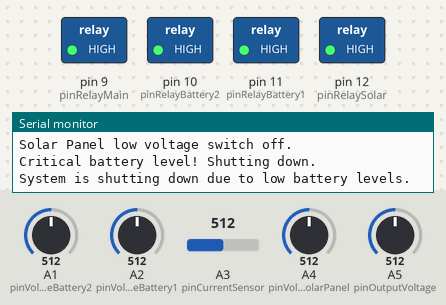
Recording of a sketch running on a simulated Arduino Uno, built with avr-gcc and run on an emulated ATmega328P. Shown: switched loads named in the sketch (green lamp = pin HIGH), the last lines printed to the serial monitor. Inputs (shaded band) come from the test bench; at power-on: A1 (pinVoltageBattery2) = 512, A2 (pinVoltageBattery1) = 512, A5 (pinOutputVoltage) = 512, A3 (pinCurrentSensor) = 512, A4 (pinVoltageSolarPanel) = 512.

Above: at 1.3 s.
1.4 s: A1 (pinVoltageBattery2) set to 724
4.9 s: A1 (pinVoltageBattery2) set to 754
At 6.52 s:
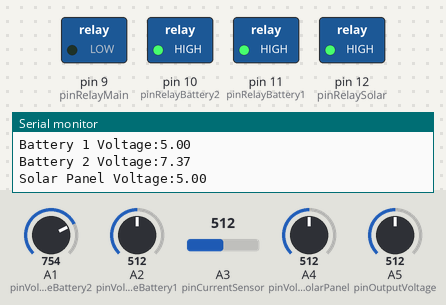
At 7.3 s:
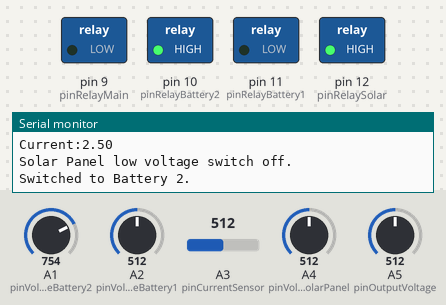
8.4 s: A2 (pinVoltageBattery1) set to 729
11.9 s: A2 (pinVoltageBattery1) set to 746
At 13.4 s:
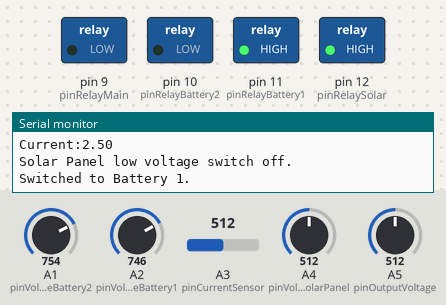
15.4 s: A5 (pinOutputVoltage) set to 522
18.9 s: A5 (pinOutputVoltage) set to 548
Timing chart, 0 to 21.9 s (numbered marks = the images above; inputs shaded):
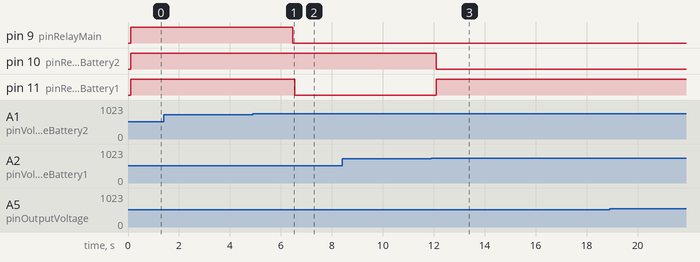

The sketch:

systems_zyvlenia.ino
```cpp
const int pinVoltageBattery1 = A2; // Напруга батареї 1
const int pinVoltageBattery2 = A1; // Напруга батареї 2
const int pinVoltageSolarPanel = A4; // Напруга сонячної панелі
const int pinCurrentSensor = A3; // Датчик струму
const int pinOutputVoltage = A5; // Вихідна напруга перед DC-DC

// Піни для керування реле або MOSFET
const int pinRelaySolar = 12; // Управління реле сонячної панелі PB4
const int pinRelayBattery1 = 11; // Управління реле батареї 1 PB3
const int pinRelayBattery2 = 10; // Управління реле батареї 2 PB2
const int pinRelayMain = 9;

// Порогові значення
const float minBatteryVoltage = 7.2; // Мінімальна допустима напруга батареї
const float maxBatteryVoltage = 8.4; // Максимальна напруга заряду батареї
const float minSolarVoltage = 7; // Мінімальна напруга сонячної панелі для використання
const float maxSolarVoltage = 9;
const float outputVoltageThresholdLow = 4.8; // Мінімальний рівень вихідної напруги
const float outputVoltageThresholdHigh = 5.2; // Максимальний рівень вихідної напруги

int charge = 0;
const int ON = 0;
const int OFF = 1;

void setup() {
  // Ініціалізація серійного порту для моніторингу
  Serial.begin(9600);

  Serial.print("RAW ADC1:"); Serial.println(analogRead(pinVoltageBattery1));
  Serial.print("RAW ADC2:"); Serial.println(analogRead(pinVoltageBattery2));
  Serial.print("RAW ADC3:"); Serial.println(analogRead(pinVoltageSolarPanel));
  Serial.print("RAW ADC4:"); Serial.println(analogRead(pinCurrentSensor));
  Serial.print("RAW ADC5:"); Serial.println(analogRead(pinOutputVoltage));
  delay(100);


  // Налаштування пінів реле як виходів
  pinMode(pinRelaySolar, OUTPUT);
  pinMode(pinRelayBattery1, OUTPUT);
  pinMode(pinRelayBattery2, OUTPUT);
  pinMode(pinRelayMain, OUTPUT);

  // Відключаємо все реле на старті
  digitalWrite(pinRelaySolar, OFF);
  digitalWrite(pinRelayBattery1, OFF);
  digitalWrite(pinRelayBattery2, OFF);
  digitalWrite(pinRelayMain, OFF);
  delay(1);
}

void loop() {
  // Зчитування значень напруги та струму
  float voltageBattery1 = readVoltage(pinVoltageBattery1);
  float voltageBattery2 = readVoltage(pinVoltageBattery2);
  float solarPanelVoltage = readVoltage(pinVoltageSolarPanel);
  float outputVoltage = readVoltage(pinOutputVoltage);
  float current = readCurrent(pinCurrentSensor);

  // Управління основним реле
  if (voltageBattery1 <= minBatteryVoltage and voltageBattery2 <= minBatteryVoltage and solarPanelVoltage <= minSolarVoltage) {
    digitalWrite(pinRelayMain, OFF);
  } else {
    digitalWrite(pinRelayMain, ON);
  }

  // Виведення значень на серійний монітор
  Serial.print("Battery 1 Voltage:"); Serial.println(voltageBattery1);
  Serial.print("Battery 2 Voltage:"); Serial.println(voltageBattery2);
  Serial.print("Solar Panel Voltage:"); Serial.println(solarPanelVoltage);
  Serial.print("Output Voltage:"); Serial.println(outputVoltage);
  Serial.print("Current:"); Serial.println(current);


  // Заряджання батарей за наявності сонячної енергії
  if (solarPanelVoltage > maxBatteryVoltage) {
    if (voltageBattery1 < maxBatteryVoltage) {
      chargeBattery(1);
      charge = 1;
    } else if (voltageBattery2 < maxBatteryVoltage) {
      chargeBattery(2);
      charge = 1;
    } else if (voltageBattery2 < maxBatteryVoltage and voltageBattery1 < maxBatteryVoltage and solarPanelVoltage > minSolarVoltage) {
      chargeBattery(1);
      charge = 1;
    } else {
      charge = 0;
    }
  }

  // Вибір джерела живлення
  if (solarPanelVoltage >= maxSolarVoltage and charge == 0) {
    // Використовуємо сонячну панель для живлення
    switchToSolarPanel();
  } else {
    offSolarPanel();
    // Перемикаємося на батареї
    if (voltageBattery1 > minBatteryVoltage) {
      switchToBattery(1);
    } else if (voltageBattery2 > minBatteryVoltage) {
      switchToBattery(2);
    } else {
      if (solarPanelVoltage <= minSolarVoltage) {
        // Критичний рівень заряду батарей, відключаємо систему
        Serial.println("Critical battery level! Shutting down.");
        shutdownSystem();
      }
      else {
        Serial.println("Critical battery level! try charge.");
      }
    }
  }

  // Перевірка вихідної напруги
  if (outputVoltage < outputVoltageThresholdLow || outputVoltage > outputVoltageThresholdHigh) {
    Serial.println("Output voltage out of range! Check power source.");
  }

  delay(1000); // Затримка 1 секунда перед наступним циклом
}

// Функції для зчитування даних із датчиків
float readVoltage(int pin) {
  return analogRead(pin) * (5.0 / 1023.0) * 2; // Передбачається дільник напруги 1:2
}

float readCurrent(int pin) {
  return analogRead(pin) * (5.0 / 1023.0); // Конвертація аналогового значення
}

void switchToSolarPanel() {
  digitalWrite(pinRelaySolar, ON);
  digitalWrite(pinRelayBattery1, OFF);
  digitalWrite(pinRelayBattery2, OFF);
  Serial.println("Switched to Solar Panel.");
}
void offSolarPanel() {
  digitalWrite(pinRelaySolar, OFF);
  Serial.println("Solar Panel low voltage switch off.");
}


void switchToBattery(int battery) {
  if (battery == 1) {
    digitalWrite(pinRelayBattery1, OFF);
    digitalWrite(pinRelayBattery2, ON);
    Serial.println("Switched to Battery 1.");
  } else if (battery == 2) {
    digitalWrite(pinRelayBattery2, OFF);
    digitalWrite(pinRelayBattery1, ON);
    Serial.println("Switched to Battery 2.");
  }
}

void chargeBattery(int battery) {
  Serial.print("Charging Battery");
  Serial.print(battery);
  Serial.println(".");
  digitalWrite(pinRelaySolar, ON);

  if (battery == 1) {
    digitalWrite(pinRelayBattery1, ON); // Включаємо реле для зарядки батареї 1
    digitalWrite(pinRelayBattery2, OFF);
  } else if (battery == 2) {
    digitalWrite(pinRelayBattery2, ON); // Включаємо реле для зарядки батареї 2
    digitalWrite(pinRelayBattery1, OFF);
  }
}

// Функція для відключення системи
void shutdownSystem() {
  // Вимикаємо всі реле
  digitalWrite(pinRelaySolar, OFF);
  digitalWrite(pinRelayBattery1, OFF);
  digitalWrite(pinRelayBattery2, OFF);
  digitalWrite(pinRelayMain, OFF);

  Serial.println("System is shutting down due to low battery levels.");
  delay(2000);
}
```

Measured:
- the behaviour switches between 736 and 737 on A1 (pinVoltageBattery2) (found by bisection; images 0 and 1)
- the behaviour switches between 736 and 737 on A2 (pinVoltageBattery1) (found by bisection; images 2 and 3)
- after the input at 4.9 s, pin 9 (pinRelayMain): HIGH → LOW after 1.6 s; pin 11 (pinRelayBattery1): HIGH → LOW after 1.7 s
- after the input at 11.9 s, pin 10 (pinRelayBattery2): HIGH → LOW after 0.20 s; pin 11 (pinRelayBattery1): LOW → HIGH after 0.20 s
